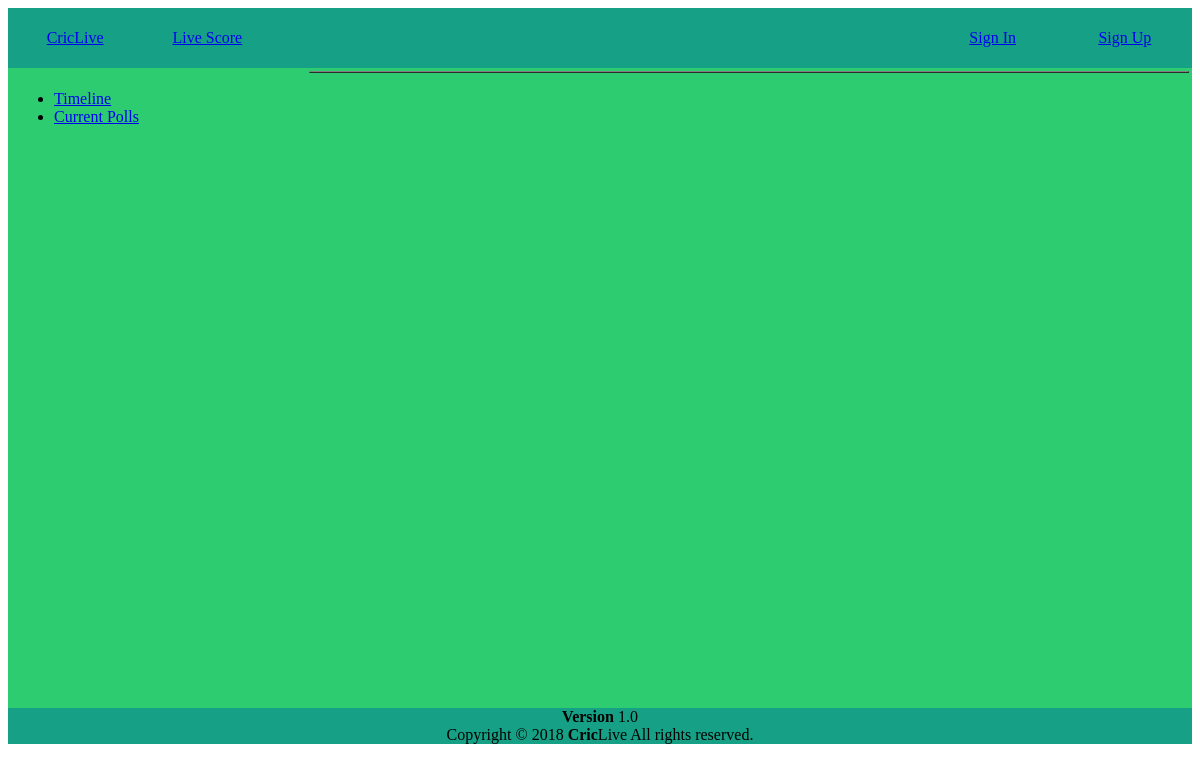
/, run on an earlier commit of the app's database.
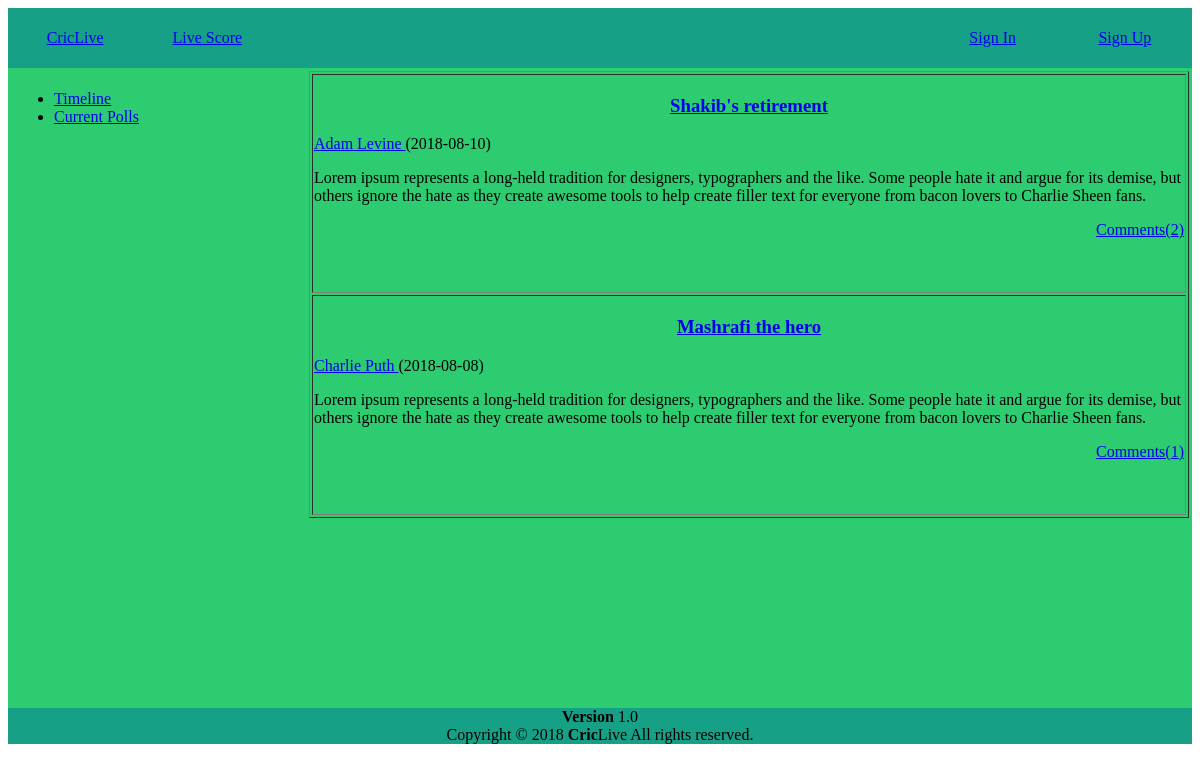
And on a later commit of the database.
### tables this page shows
CREATE TABLE `post` (
  `post_id` int(255) NOT NULL,
  `user_id` varchar(1000) NOT NULL,
  `headline` varchar(1000) NOT NULL,
  `text` varchar(10000) NOT NULL,
  `date` date NOT NULL,
  `time` varchar(100) NOT NULL,
  `image` varchar(100) NOT NULL
);

CREATE TABLE `editor` (
  `id` varchar(100) NOT NULL,
  `password` varchar(100) NOT NULL,
  `name` varchar(100) NOT NULL,
  `email` varchar(100) NOT NULL,
  `country` varchar(100) NOT NULL,
  `date` varchar(100) NOT NULL
);

### index.php (the view, shortened to what this page needs)
<!DOCTYPE html>
<html>
<head>
  <link rel="stylesheet" type="text/css" href="css/style.css">
</head>
<body>
    <table id="headerstyle" width="100%" style="color:green;" height="50px">
        <tr >
            <td width="10%"><a href="#"><center>CricLive</center></a></td>
            <td width="10%" style="color:green;"><a href="user/aLiveScore.php"><center>Live Score</center></a></td>
            <td width="50%"></td>
            <td width="10%"><a href="login.html"><center>Sign In</center></a></td>
            <td width="10%"><a href="user/register.html"><center>Sign Up</center></a></td>
        </tr>
    </table >
    <table id="mainframe"width="100%"height="640px">
        <tr>
            <td  width="20%" valign="top">
                <table  width="100%" border="0">
                    <tr>
                        <center>
                            <td>
                                <ul>
                                <li><a href="#">Timeline</a></li>
                                <li><a href="user/aPoll.php"> Current Polls</a></li>
                              </ul>
                            </td>
                        </center>
                    </tr>
                </table>
            </td>
            <td  width="5%"></td>
            <td width="75%" valign="top">
                <table  width="100%" border="1">
                    <?php
                        $conn = mysqli_connect('localhost', 'root', '', 'criclive');
                        $sql= "SELECT * FROM `post` ORDER BY `date` DESC";
                        $result = mysqli_query($conn, $sql);
                        while($row = mysqli_fetch_assoc($result)){
                            $str = 'user/editorProfile.php?id='. $row['user_id'];
                            $str3 = 'user/post.php?id='. $row['post_id'];
                            $sql2= "SELECT * from `editor` where id='".$row['user_id']."'";
                            $result2 = mysqli_query($conn, $sql2);
                            $name=null;
                            while($row2 = mysqli_fetch_assoc($result2))
                            {
                                $name = $row2['name'];
                            }
                            $sql5= "SELECT * from `comment` where post_id='".$row['post_id']."'";
                            $result5 = mysqli_query($conn, $sql5);
                            $comment = mysqli_num_rows($result5);
                    ?>
                        <tr> <td>
                            <a href='<?=$str3?>'><center><h3><?=$row['headline']?></h3></center></a>
                            <a href='<?=$str?>' > <?=$name?> </a>
                            <span>(<?=$row['date']?>)</span>
                              <p>
                                <?=$row['text']?>
                              </p>
                            <a href='<?=$str3?>' ><p style="text-align: right;">Comments(<?=$comment?>)</p></a>
                                <br><br>
                            </td> </tr>
                        <?php
                        }
                    ?>
                </table>
            </td>
        </tr>
    </table>
    <?php include 'user/footer.php';?>
</body>
</html>

What changed in the data, as far as the page shows it:
added post: headline "Shakib's retirement", editor.name "Adam Levine", date "2018-08-10", text "Lorem ipsum represents a long-held tradition for designers, typographers and the like. Some people hate it and argue for its demise, but others ignore the hate as they create awesome tools to help create filler text for everyone from bacon lovers to Charlie Sheen fans.", comment "2"
added post: headline "Mashrafi the hero", editor.name "Charlie Puth", date "2018-08-08", text "Lorem ipsum represents a long-held tradition for designers, typographers and the like. Some people hate it and argue for its demise, but others ignore the hate as they create awesome tools to help create filler text for everyone from bacon lovers to Charlie Sheen fans.", comment "1"
